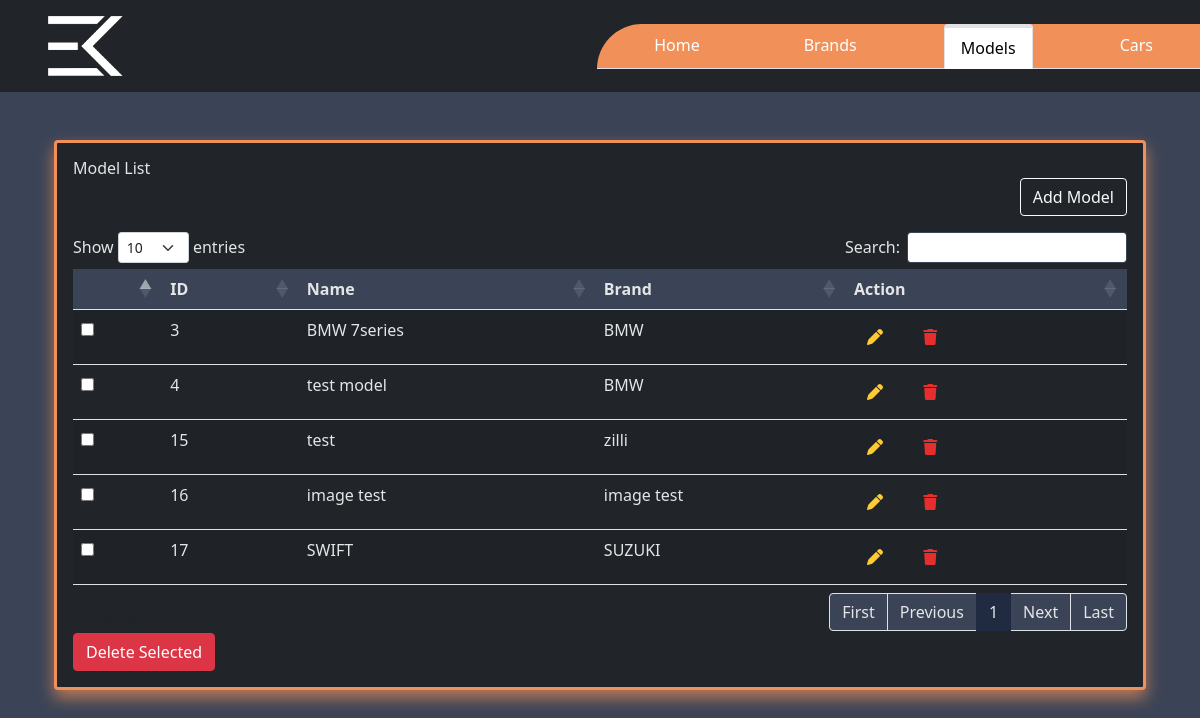
/home/model-list/ (signed in), run on the app's committed database.
### car_dealership/models.py (models this page shows, shortened)
class CarModel(models.Model):
    brand = models.ForeignKey(CarBrand, on_delete=models.CASCADE)
    name = models.CharField(max_length=50)

class CarBrand(models.Model):
    name = models.CharField(max_length=50)
    def __str__(self):
        return self.name

### car_dealership/views.py (the view)
# urls.py: path("model-list/", views.model_list, name="model_list"),
@admin_required
def model_list(request):
    car_models = CarModel.objects.all()
    car_brands = CarBrand.objects.all()
    context = {
        'car_models': car_models,
        'car_brands': car_brands,
    }
    return render(request, 'admin/model_list.html', context)

### templates/admin/model_list.html (shortened to what this page needs)
<!DOCTYPE html>
{% extends "admin/admin_dashboard.html" %}
    {% load static %}
    {% block content %}
    <br></br>
    <div class="card radius-10 w-100 bg-dark border-orange border-3">
        <div class="card-body">
            <div class="d-flex align-items-center">
                <h6 class="mb-0 textColor">Model List</h6>
            </div>
        <div class="row mb-3">
            <div class="col-md-12 d-flex justify-content-end">
                <button type="button" class="btn btn-outline-light" onclick="location.href='/home/add-car-model'">Add Model</button>
            </div>
        </div>
        <form method="post" action="{% url 'delete_selected_models' %}">
            {% csrf_token %}
            <table id="example" class="table table-striped" style="width:100%">
                <thead>
                    <tr class="bg-transdark">
                        <th class="textColor"></th>
                        <th class="textColor">ID</th>
                        <th class="textColor">Name</th>
                        <th class="textColor">Brand</th>
                        <th class="textColor">Action</th>
                    </tr>
                </thead>
                <tbody>
                    {% for model in car_models %}
                    <tr class="{% cycle 'odd' 'even' %}">
                        <td>
                            <input type="checkbox" name="selected_models[]" value="{{ model.id }}">
                        </td>
                        <td class="textColor">{{ model.id }}</td>
                        <td class="textColor">{{ model.name }}</td>
                        <td class="textColor">{{ model.brand }}</td>
                        <td>
                            <a href="{% url 'edit_model' model.id %}" class="btn btn-link">
                                <i class="fa-solid fa-pen" style="color: #ffcb32; margin-right:10px;"></i>
                            </a>
                            <form method="post" id="deleteForm{{ model.id }}-model" action="{% url 'delete_model' model.id %}" style="display: inline;">
                                <button type="button" class="btn btn-link delete-button" data-bs-toggle="modal" data-bs-target="#delete" data-entity-id="{{ model.id }}" data-entity-type="model">
                                    <i class="fa-solid fa-trash" style="color: #e72e2e;"></i>
                                </button>
                            </form>
                        </td>
                    </tr>
                    {% endfor %}
                </tbody>
            </table>
            <button type="button" class="btn btn-danger delete-selected">Delete Selected</button>
        </form>
    </div>
    </div>
    {% endblock %}

### mysite/static/overall.css (style rules this page uses)
.bg-dark { background-color: #202a40 !important; }
.bg-transdark { background-color: #3b4457 !important; }
.textColor { color: #e4e5e6 !important; }
.card { border: none !important; box-shadow: 0 0.5rem 1rem rgb(240 144 89 / 70%) !important; }
.border-orange { border: 1px solid #f19159!important; border-color: #f19159!important; }
body { background-color: #3b4457 !important; }

### data on the page
CarModel: id "3", name "BMW 7series", brand "BMW"
CarModel: id "4", name "test model", brand "BMW"
CarModel: id "15", name "test", brand "zilli"
CarModel: id "16", name "image test", brand "image test"
CarModel: id "17", name "SWIFT", brand "SUZUKI"
